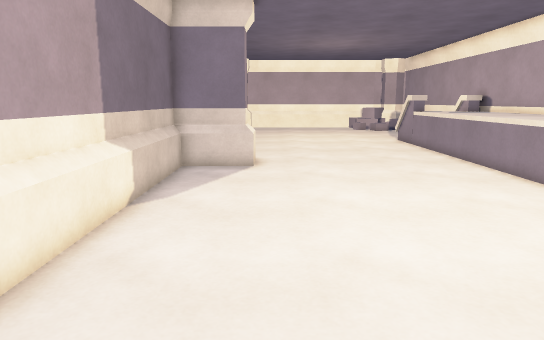
View 1 (above)

12 first-person views from a walk through a level from a Godot 3-D game. The camera is 1.3 m above the floor, tilts 10° down and sees 70° across. The floor is counted in squares, 0.5 m on a side. Each view is taken from the middle of a square. On the plan, view 1 faces up. The plan holds only what a view shows up to about 20 squares ahead; the rest is blank. The place goes on beyond the plan.

View 2
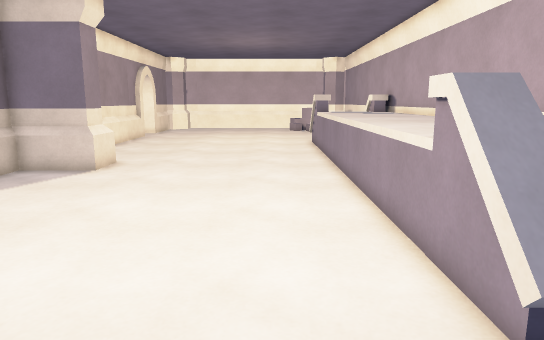

View 3
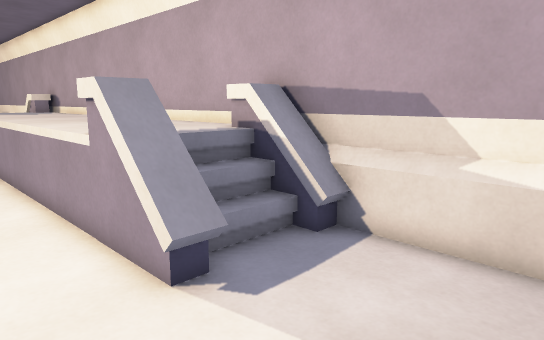

View 4
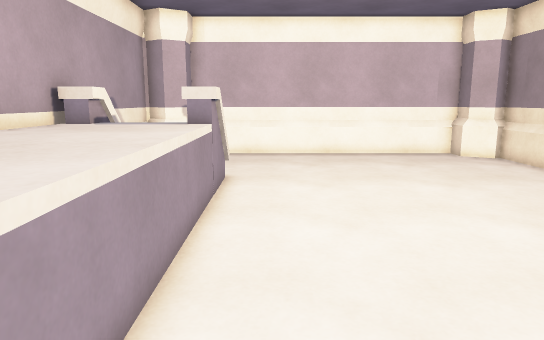

View 5
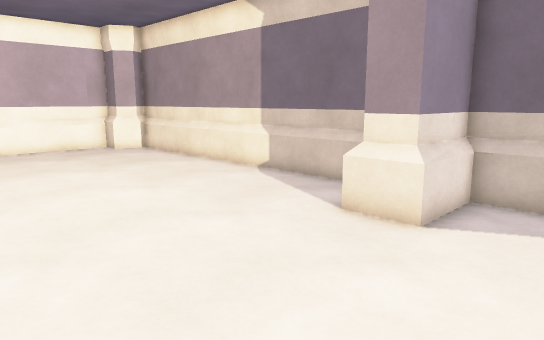

View 6
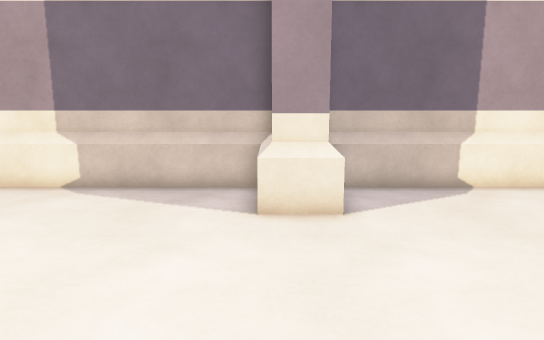

View 7
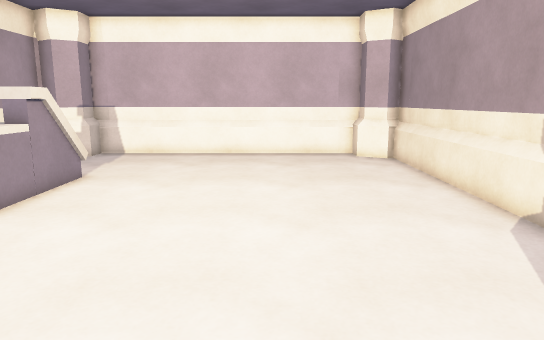

View 8
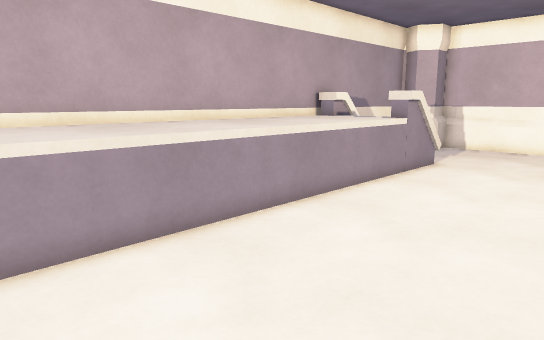

View 9
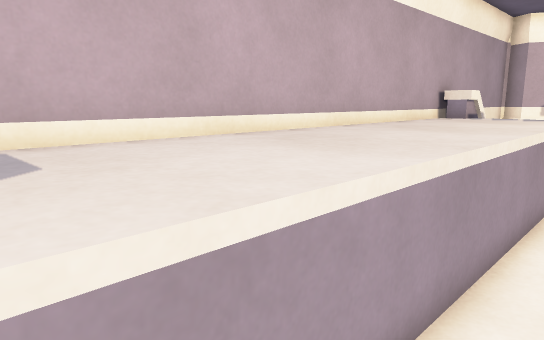

View 10
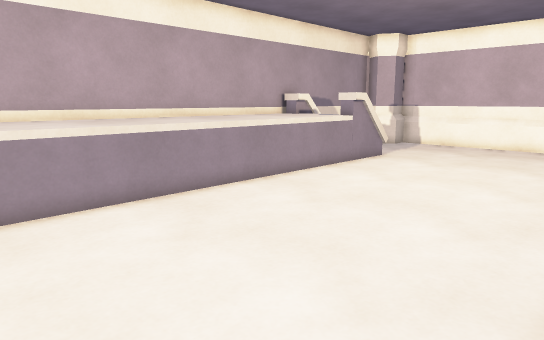

View 11
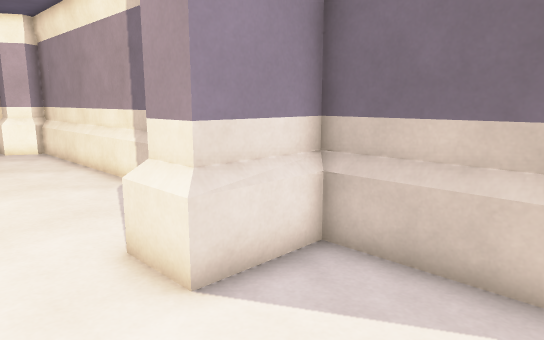

View 12
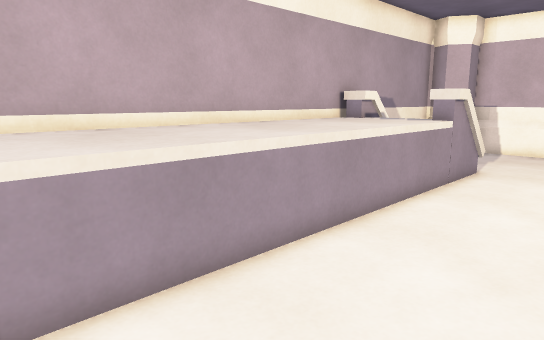

### Floor plan
Key: @ floor where view 1 was taken; # wall or solid block; . main floor; : floor 1 m higher than the main floor; + floor 1.5 m higher than the main floor; / step, stairs or slope; = window, fence, low wall or low ledge.
Columns run from 4 left of view 1 to 13 right of it. Each row starts with its distance up from view 1.
 22 #.... .    . ::: #
 21 #............::::#
 20 #............::::#
 19 #............::::#
 18 #===.........::::#
 17 ####.........::::#
 16 ####.........::::#
 15 #............::::#
 14 #............::::#
 13 #............::::#
 12 #............::::#
 11 #............::::#
 10 #............::::#
  9 #............::::#
  8 #............::::#
  7 #............+::/#
  6 #............///=#
  5 #............///=#
  4 #................#
  3 #................#
  2 #................#
  1 #................#
  0 ##..@..........=##
 -1 ###............###
 -2  ###############

Positions as (right, up) in squares from view 1, and headings:
1: (0, 0), facing up
2: (6, 1), facing up
3: (6, 0), facing up-right
4: (7, 18), facing down
5: (7, 21), facing down-left
6: (8, 16), facing left
7: (2, 18), facing down
8: (2, 21), facing down-right
9: (7, 22), facing down-right
10: (-1, 22), facing down-right
11: (2, 22), facing down-left
12: (4, 20), facing down-right
